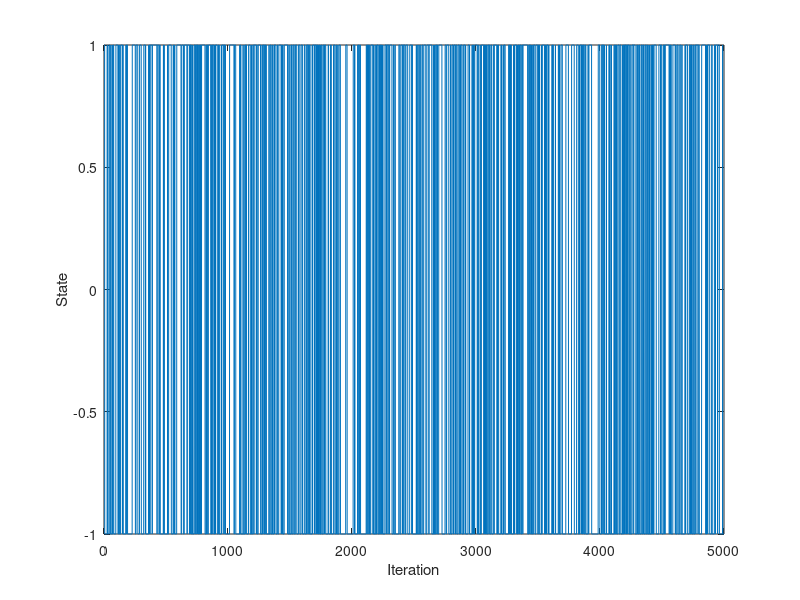

Recreate this plot in MATLAB. (Note: this script raises an error after producing the figure.)
%
% Time series analysis
% Computer exercise 3  X
%
%
clear; 
close all;
% addpath('functions', '/data')     % Add this line to update the path
addpath('../functions', '../data')     % Add this line to update the path (Hanna)

%% Prep 1 - Kalman

% The Kalman filter

% Simulate N samples of a process to test our code
N = 1000;
A_sim = [1 -1.79 0.84];
e = 0.1*randn(N,1);
y = filter(A_sim, 1, e); % y is our simulated data (tested via pzmap that we got the poles in the right places)

% Define the state space equations
A = eye(2);
Re = [1e-6 0; 0 1e-6]; % State covariance matrix (We suspect zero values for parameters that don't change over time)
Rw = 0; % Observation variance, we think 0 for simulated data

% Set some initial values
xt_t1 = [0 0]'; % Initial state values: m0, expected value of x1 (WE CHANGED FROM xtt_1)
Rxx_1 = 10 * eye(2); % Initial state variance: Var X1, large V0 --> small trust in initial values

% Vectors to store values in
Xsave = zeros(2,N); % Stored states: For an AR(2) we have two hidden states, a1 and a2
ehat = zeros(1,N); % Prediction residual
yt1 = zeros(1,N); % One step prediction
yt2 = zeros(1,N); % Two step prediction

% The filter uses data up to time t-1 to predict value at t, then update
% using the prediction error. We start from t = 3, because we don't have
% the y values for t-3. We also stop at N - 2 as we don't have the true
% y-values for e.g. N + 1. 

for t=3:N-2
    Ct = [-y(t-1) -y(t-2)]; % C_{t | t-1}
    yhat(t) = Ct * xt_t1; % y_t{t | t-1}
    ehat(t) = y(t) - yhat(t); % e_t = y_t - y_{t | t-1}

    % Update
    Ryy = Ct * Rxx_1 * Ct' + Rw; % R^{yy}_{t | t-1}
    Kt = Rxx_1 * Ct' / Ryy; % K_t = Rxx{t| t-1} * Ct' * Ryy{t | t-1}
    xt_t = xt_t1 + Kt*ehat(t); %x_{t | t}
    Rxx = Rxx_1 - Kt * Ct * Rxx_1; % R^{xx}_{t | t}

    % Predict the next state
    xt_t1 = A * xt_t; % x_{t+1 | t}, don't forget to add B and U if needed
    Rxx_1 = A * Rxx * A' + Re; % R^{xx}_{t+1 | t}

    Xsave(:,t) = xt_t;

end

%% Prep 2 - Markov chain
clc;
close all;

% Simulate u_t where u_t is a Markov chain

% Define transition probabilities
p11 = 7/8;
p22 = 7/8;
p12 = 1/8;
p21 = 1/8; 

% Set number of interations
n = 5000;

% Preallocate a vector to store the states of the chain
u = zeros(1,n);

%Initialize state of the chain
state = 1;

% Simulate the chain
for t = 1:n
    u(t) = state; 

    % Draw a random number 
    r = rand();

    % Given state 1, transition to state 1 with prob p11
    % Given state 1, transition to state 2 with prob p12
    if state == 1 && r < p11
        state = 1; 
    elseif state == 1 && r >= p11
        state = -1;

    % Given state 2, transition to state 1 with prob p21
    % Given state 2, transition to state 2 with prob p22
    elseif state == -1 && r < p21
        state = 1;
    elseif state == -1 && r >= p21
        state = -1;

    end
end

% Plot state of chain at each iteration
plot(u)
xlabel('Iteration')
ylabel('State')

%% 2.1.1 Recursive least squares

load tar2.dat %AR(2) with one time-dependent param and one constant

load thx.dat %The correct parameter trajectories

figure(1);
subplot(211);
plot(tar2)
subplot(212);
plot(thx);


%% 2.1.2 Recursive estimation of A(z)
clc; 
close all; 


X = recursiveAR(2); %Already implemented algorithm recursive AR
X.ForgettingFactor = 1; %Setting values for parts of the algo, lambda here
X.InitialA = [1 0 0]; %Initial values of A here

for kk=1:length(tar2)
    [Aest(kk,:), yhat(kk)] = step(X, tar2(kk));
end

%Testing different values for lamdba and plotting the result -- lambda 0.9
%seems to be the best, but very volatile estimate. 

%Question: Why do we get a lower value with lambda 1 than what we should
%expect? 
figure(1);
subplot(211);
plot(Aest(:,2:3))
subplot(212);
plot(thx);

%% 2.1.3 Finding optimal lambda via least squares
clc; 
close all;

n = 100;
lambda_line = linspace(0.85,1,n); %Creating a row vector of n different lambdas between 0.85 and 1
ls2 = zeros(n,1); %Initial ls estimator
yhat = zeros(n,1); %Storage for yhat

for i = 1:length(lambda_line) %Re-run the algorithm for all different lambda estimates
    reset(X);
    X.ForgettingFactor = lambda_line(i);
    X.InitialA = [1 0 0];
    for kk = 1:length(tar2)
        [~, yhat(kk)] = step(X,tar2(kk)); 
    end
    ls2(i) = sum((tar2-yhat).^2); %Saving the least square term for each lambda

end

plot(lambda_line,ls2) %The best lambda will have the lowest ls2 value
[minls2, minindex] = min(ls2);
minlambda = lambda_line(minindex)

%% 2.2 Kalman filtering of time series
clc; 
close all;

% The Kalman filter
N = length(tar2);
y = tar2;

% Define the state space equations
A = eye(2);
Re = [0.004 0; 0 0]; % State covariance matrix (zero values for parameters that don't change over time)
Rw = 1.25; % Observation variance, we think 0 for simulated data

% Set some initial values
xt_t1 = [0 0]'; % Initial state values: m0, expected value of x1 (WE CHANGED FROM xtt_1)
Rxx_1 = 10 * eye(2); % Initial state variance: Var X1, large V0 --> small trust in initial values

% Vectors to store values in
Xsave = zeros(2,N); % Stored states: For an AR(2) we have two hidden states, a1 and a2
ehat = zeros(1,N); % Prediction residual
yt1 = zeros(1,N); % One step prediction
yt2 = zeros(1,N); % Two step prediction

% The filter uses data up to time t-1 to predict value at t, then update
% using the prediction error. We start from t = 3, because we don't have
% the y values for t-3. We also stop at N - 2 as we don't have the true
% y-values for e.g. N + 1. 

for t=3:N %Note that we're not using N-2 here. Why? 
    Ct = [-y(t-1) -y(t-2)]; % C_{t | t-1}
    yhat(t) = Ct * xt_t1; % y_t{t | t-1}
    ehat(t) = y(t) - yhat(t); % e_t = y_t - y_{t | t-1}

    % Update
    Ryy = Ct * Rxx_1 * Ct' + Rw; % R^{yy}_{t | t-1}
    Kt = Rxx_1 * Ct' / Ryy; % K_t = Rxx{t| t-1} * Ct' * Ryy{t | t-1}
    xt_t = xt_t1 + Kt*ehat(t); %x_{t | t}
    Rxx = Rxx_1 - Kt * Ct * Rxx_1; % R^{xx}_{t | t}

    % Predict the next state
    xt_t1 = A * xt_t; % x_{t+1 | t}, don't forget to add B and U if needed
    Rxx_1 = A * Rxx * A' + Re; % R^{xx}_{t+1 | t}

    Xsave(:,t) = xt_t;

end

figure(1);
subplot(211);
plot(Xsave')
subplot(212);
plot(thx);

%% 2.3 Using Kalman filter for 2-step prediction
close all;

% Simulating data
rng(0);
N = 10000;
ee = 0.1*randn(N,1);
A0 = [1 -0.8 0.2];
y = filter(1, A0, ee);

% Define the state space equations.
A = eye(2);
Re = [1e-7 0; 0 1e-7];
Rw = 0.1; %We got a better predictions with Rw = 1 and 10. 

% Set some initial values
xt_t1 = [0 0]'; % Initial state values: m0, expected value of x1 (WE CHANGED FROM xtt_1)
Rxx_1 = 10 * eye(2); % Initial state variance: Var X1, large V0 --> small trust in initial values

% Vectors to store values in
Xsave = zeros(2,N); % Stored states: For an AR(2) we have two hidden states, a1 and a2
ehat = zeros(1,N); % Prediction residual
yt1 = zeros(1,N); % One step prediction
yt2 = zeros(1,N); % Two step prediction

% The filter uses data up to time t-1 to predict value at t, then update
% using the prediction error. We start from t = 3, because we don't have
% the y values for t-3. We also stop at N - 2 as we don't have the true
% y-values for e.g. N + 1. 

for t=3:N-2 %Why N-2 and not -1?
    Ct = [-y(t-1) -y(t-2)]; % C_{t | t-1}
    yhat(t) = Ct * xt_t1; % y_t{t | t-1}
    ehat(t) = y(t) - yhat(t); % e_t = y_t - y_{t | t-1}

    % Update
    Ryy = Ct * Rxx_1 * Ct' + Rw; % R^{yy}_{t | t-1}
    Kt = Rxx_1 * Ct' / Ryy; % K_t = Rxx{t| t-1} * Ct' * Ryy{t | t-1}
    xt_t = xt_t1 + Kt*ehat(t); %x_{t | t}
    Rxx = Rxx_1 - Kt * Ct * Rxx_1; % R^{xx}_{t | t}

    % Predict the next state
    xt_t1 = A * xt_t; % x_{t+1 | t}, don't forget to add B and U if needed
    Rxx_1 = A * Rxx * A' + Re; % R^{xx}_{t+1 | t}

    % Form 2-step prediction
    Ct1 = [-y(t) -y(t-1)]; % C_{t+1 | t}
    yt1(t+1) = Ct1 * xt_t; % y_{t+1 | t} = C_{t+1|t} x_{t|t}, %this holds as 
    % x_t is assumed to be constant over time, 
    % i.e. the parameters are not changing in this case

    Ct2 = [-yt1(t+1) -y(t)]; %C_{t+2 | t} %Why does this work - having yt1 here?
    yt2(t+2) = Ct2 * xt_t; % y_{t+2|t} = C_{t+2|t} x_{t|t}
    
    Xsave(:,t) = xt_t;

end

figure(1)
plot(y(end-100-2:end-2))
hold on
plot(yt1(end-100-1:end-1),'g')
plot(yt2(end-100:end),'r')
hold off
legend('y', 'k=1', 'k=2')

figure(2)
plot(Xsave')

%Compute sum of ehat for last 200 samples, why not all? 
sum(ehat(end-200:end))
ehat1 = y(2:end)' - yt1(1:end-1);
ehat2 = y(3:end)' - yt2(1:end-2);
ehat1_sumsq = sum(ehat1(end-200:end).^2)
ehat2_sumsq = sum(ehat2(end-200:end).^2)

%% 2.4 Quality control of a process - simulate the process

% Initial values
b = 20;
sigma2e = 1;
sigma2v = 4;
N = 5000;
rng(0);

% Simulate x as an AR(1)
e = sqrt(sigma2e)*randn(N,1);
A = [1 -1];
x = filter(1, A, e);

% Simulate y = x + bu + v
v = sqrt(sigma2v)*randn(N,1);
y = zeros(N,1);

for t = 1:N
    y(t) = x(t) + b*u(t) + v(t);
end

%% 2.4 Continued, find x and b

% Define the state space equations.
A = eye(2);
Re = [1e-2 0; 0 1e-2];
Rw = 1; 

% Set some initial values
xt_t1 = [0 15]'; % Initial state values
Rxx_1 = 10 * eye(2); % Initial state variance: Var X1, large V0 --> small trust in initial values

% Vectors to store values in
Xsave = zeros(2,N); % Stored states: For an AR(2) we have two hidden states, a1 and a2
ehat = zeros(1,N); % Prediction residual

for t=2:N
    Ct = [1 u(t)]; % C_{t | t-1}
    yhat(t) = Ct * xt_t1; % y_t{t | t-1} SHOULD WE INCORPORATE Vt?
    ehat(t) = y(t) - yhat(t); % e_t = y_t - y_{t | t-1}

    % Update
    Ryy = Ct * Rxx_1 * Ct' + Rw; % R^{yy}_{t | t-1}
    Kt = Rxx_1 * Ct' / Ryy; % K_t = Rxx{t| t-1} * Ct' * Ryy{t | t-1}
    xt_t = xt_t1 + Kt*ehat(t); %x_{t | t}
    Rxx = Rxx_1 - Kt * Ct * Rxx_1; % R^{xx}_{t | t}

    % Predict the next state
    xt_t1 = A * xt_t; % x_{t+1 | t}, don't forget to add B and U if needed
    Rxx_1 = A * Rxx * A' + Re; % R^{xx}_{t+1 | t}
    
    Xsave(:,t) = xt_t;

end

figure(1);
subplot(211);
plot(Xsave')
subplot(212);
plot(x);
yline(b);

%% 2.5 Recursive temperature modelling - Plot the data
close all;
clc;
clear;

load svedala94.mat

% Plot the data
figure(1)
y = svedala94;
plot(y)
figure(2)
y = svedala94;
T1 = linspace(datenum(1994,1,1),datenum(1994,12,31), length(svedala94)); % Get months on x-axis
plot(T1,y);
datetick('x');
title('Raw data')

%% 2.5.1 Recursive temperature modelling - Differentiate
close all; 

% Remove seasonality
D = [1 zeros(1,5) -1];
y_d = filter(D, 1, y); % Differentiate temperature with nabla 6
y_d = y_d(length(D):end); % Remove initial samples
T = linspace(datenum(1994,1,1),datenum(1994,12,31),length(y_d)); % Get months for x-axis

%Plot the data
figure(2)
plot(T,y_d)
datetick('x');
title('Differentiated data')

%% 2.5.2 Recursive temperature modelling - Fit ARMA
close all; 

% Fit ARMA(2,2) Do this for (i) entire year, (ii) January to March, (iii) June to August 
th = armax(y_d ,[2 2]);
th_winter = armax( y_d(1:540) ,[2 2]);
th_summer = armax( y_d(907:1458) ,[2 2]);

present(th)
present(th_winter)
present(th_summer) % Ma(2) not significant, much higher FPE

%% 2.5.3 recursiveARMA

% Polynomials from 2.5.2 
X = recursiveARMA([2 2]);
X.InitialA = [1 th_winter.A(2:end)];        % Use the parameters from winter as initial guess
X.InitialC = [1 th_winter.C(2:end)];        % Use the parameters from winter as initial guess
X.ForgettingFactor = 0.99;
for k=1:length( y_d )
    [Aest(k,:) ,Cest(k,:) ,yhat(k)] = step( X, y_d(k) );
end

subplot 311
plot(T1, svedala94 );
datetick( 'x')
subplot 312
plot(Aest(: ,2:3))
hold on
plot(repmat(th_winter.A(2:end),[length(y_d) 1]),'g:'); 
plot(repmat(th_summer.A(2:end),[length(y_d) 1]),'r:'); 
axis tight
title('A est')
hold off
subplot 313 
plot(Cest(:,2:3))
hold on
plot(repmat(th_winter.C(2:end),[length(y_d) 1]),'g:'); 
plot(repmat(th_summer.C(2:end),[length(y_d) 1]),'r:'); 
axis tight
title('C est')
hold off

% Does it converge to the same values as 
% A polynomial close to summer polynomial during months and converges to
% winter polynomial in the end
% C polynomial is not as good during summer months - makes sense as this
% was not that good of a model (high FPE)
% Yes th_winter and th_summer seem to be different proceess

%% 2.6 Recursive temperature modeling, ARMAX
clear; 
close all; 

% Looking at one part of data and removing the (constant) mean 
load svedala94
y = svedala94(850:1100);
figure(1)
plot(y)
axis tight
y_m = y - mean(y);
figure(2)
plot(y_m)
axis tight

%% 2.6.2 Signusoidal input ARMAX
close all;
% Instead of differentiation will use sinusoidal signal as input. 
% since the phase of the oscillation is unknown, we will use a combination 
% of a sine and a cosine signals.

t = (1:length(y_m))';
U = [sin(2*pi*t/6) cos(2*pi*t/6)];
% U = [sin(2*pi*t/6)];
Z = iddata(y_m,U);          % Data object of the data and the sinusoidal signal (input and data)
model = [3 [1 1] 4 [0 0]];  
% model = [3 [1] 4 [0]];   
       % [na [nb1 nb2] nc [nk1 nk2]];     
       % nb is coefficent before input signal (here cosinus and sinus)
       % nk is the shift (in this calse zero) 

% Estimate the coefficients for the sines and cosines 
thx = armax(Z,model);

hold on
plot(y_m)
plot(U.*cell2mat(thx.b)) % Plotting the seasonal function
% plot(U.*thx.b) % Plotting the seasonal function
axis tight
hold off 

%% 2.6.3 Varying mean - Signusoidal input ARMAX
close all; 

U = [sin(2*pi*t/6) cos(2*pi*t/6) ones(size(t))]; % the ones are for removing the mean 
Z = iddata(y_m, U);   % data and input data
m0 = [thx.A(2:end) cell2mat(thx.B) 0 thx.C(2:end)];  % is the 0 for adding one more input? 
Re = diag([0 0 0 0 0 1 0 0 0 0]); % only time dependent coefficient is the mean,
                                 % if lth diagonal index of Re is non-zero, 
                                 % it is assumed to vary over time, otherwise not.
model = [3 [1 1 1] 4 0 [0 0 0] [1 1 1]];    % here nk is 1 1 1 insted of 0  as given in instructions (limitations in rpem)
[thr, yhat] = rpem(Z, model, 'kf', Re, m0);

%% 2.6.4 Construct part of the temperature that is due to the varying mean and sine/cosine signals 
close all; 

m = thr(:,6);       % our varying mean
a = thr(end,4);     % converged value of sinuscoefficient
b = thr(end,5);     % converged value of cosinuscoefficient
y_mean = m + a*U(:,1)+b*U(: ,2); 
y_mean = [0; y_mean(1:end-1)];

hold on
plot(y_m)
plot(y_mean)
hold off

%% 2.6.5 Modelling using entire year
clear;
close all; 
load svedala94.mat;
y = svedala94; 
y = y-y(1);

% Remove seasonality (from 2.5)
% D = [1 zeros(1,5) -1];
% y_d = filter(D, 1, y); % Differentiate temperature with nabla 6
% y_d = y_d(length(D):end); % Remove initial samples

%% 2.6.5 Create Initial model (to get starting values, now constant mean) 
t = (1:length(y))';
U = [sin(2*pi*t/6) cos(2*pi*t/6)];
Z = iddata(y,U);          % Data object of the data and the sinusoidal signal (input and data)
model = [3 [1 1] 4 [0 0]];  

thx = armax(Z,model);     % Estimate the coefficients for the sines and cosines 

hold on
plot(y)
plot(U.*cell2mat(thx.b))  % Plotting the seasonal function
axis tight
hold off  

%% 2.6.5 Kalman filtering for varying the mean 
close all;
t = (1:length(y))';     % as above
U = [sin(2*pi*t/6) cos(2*pi*t/6) ones(size(t))]; % the ones are for removing the mean 
Z = iddata(y, U);   % data and input data
m0 = [thx.A(2:end) cell2mat(thx.B) 0 thx.C(2:end)];  % is the 0 for adding one more input? 
Re = diag([0 0 0 0 0 1 0 0 0 0]); 
model = [3 [1 1 1] 4 0 [0 0 0] [1 1 1]];    % here nk is 1 1 1 insted of 0  as given in instructions (limitations in rpem)
[thr, yhat] = rpem(Z, model, 'kf', Re, m0);

%% 2.6.5 Construct part of the temperature that is due to the varying mean and sine/cosine signals 
close all; 

m = thr(:,6);       % our varying mean
a = thr(end,4);     % converged value of sinuscoefficient
b = thr(end,5);     % converged value of cosinuscoefficient
y_mean = m + a*U(:,1)+b*U(: ,2); 
y_mean = [0; y_mean(1:end-1)];

hold on
plot(y)
plot(y_mean)
hold off
